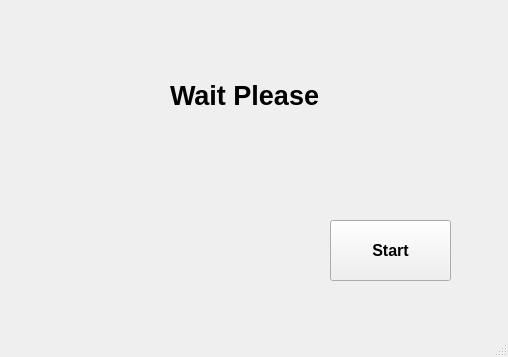
<?xml version="1.0" encoding="UTF-8"?>
<ui version="4.0">
 <class>MainWindow</class>
 <widget class="QMainWindow" name="MainWindow">
  <property name="geometry">
   <rect>
    <x>0</x>
    <y>0</y>
    <width>508</width>
    <height>357</height>
   </rect>
  </property>
  <property name="windowTitle">
   <string>MainWindow</string>
  </property>
  <widget class="QWidget" name="centralwidget">
   <widget class="QPushButton" name="pushButton">
    <property name="geometry">
     <rect>
      <x>330</x>
      <y>220</y>
      <width>121</width>
      <height>61</height>
     </rect>
    </property>
    <property name="font">
     <font>
      <pointsize>12</pointsize>
      <weight>75</weight>
      <bold>true</bold>
     </font>
    </property>
    <property name="text">
     <string>Start</string>
    </property>
   </widget>
   <widget class="QLabel" name="label">
    <property name="geometry">
     <rect>
      <x>170</x>
      <y>60</y>
      <width>191</width>
      <height>71</height>
     </rect>
    </property>
    <property name="font">
     <font>
      <pointsize>20</pointsize>
      <weight>75</weight>
      <bold>true</bold>
     </font>
    </property>
    <property name="text">
     <string>Wait Please</string>
    </property>
   </widget>
  </widget>
  <widget class="QMenuBar" name="menubar">
   <property name="geometry">
    <rect>
     <x>0</x>
     <y>0</y>
     <width>508</width>
     <height>21</height>
    </rect>
   </property>
  </widget>
  <widget class="QStatusBar" name="statusbar"/>
 </widget>
 <resources/>
 <connections/>
</ui>
